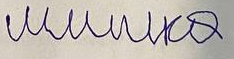
#> input picture train/img_0000_frag_0001.png, 234 x 59 px; its folder holds only this picture in this run
$ python preproc.py
#> lines starting #> are read from the running program, lines starting #| are printed output that depends on the picture; after the words box and inside, x2 and y2 are one past the last pixel; in counts of white or black regions, pixels touching at a corner belong together
from PIL import Image, ImageOps, ImageEnhance, ImageFilter
import os
import numpy as np


def preprocess_images(
        input_folder: str,
        output_folder: str,
        resize: tuple = None,
        grayscale: bool = False,
        contrast: float = 1.0,
        brightness: float = 1.0,
        sharpness: float = 1.0,
        border: int = 0,
        threshold: int = -1,
        denoise: bool = False,
        filename_prefix: str = 'prep_'
):
    """
    Предобрабатывает изображения в папке с заданными параметрами

    Параметры:
    input_folder - папка с исходными изображениями
    output_folder - папка для сохранения обработанных изображений
    resize - новый размер (ширина, высота) или None
    grayscale - конвертировать в оттенки серого (True/False)
    contrast - коэффициент контрастности (0.0-3.0)
    brightness - коэффициент яркости (0.0-3.0)
    sharpness - коэффициент резкости (0.0-3.0)
    border - размер белой рамки в пикселях
    threshold - порог бинаризации (0-255), -1 = не применять
    denoise - применять удаление шумов (True/False)
    filename_prefix - префикс для имен новых файлов
    """
#> called with input_folder = 'train', output_folder = 'train_prep', grayscale = True, contrast = 1.5, brightness = 1.2, sharpness = 2, border = 10, threshold = 180
    # Создаем папку для результатов, если ее нет
    os.makedirs(output_folder, exist_ok=True)

    # Проверка корректности параметров
    if contrast < 0 or contrast > 3:
        raise ValueError("Контрастность должна быть между 0.0 и 3.0")

    if brightness < 0 or brightness > 3:
        raise ValueError("Яркость должна быть между 0.0 и 3.0")

    if sharpness < 0 or sharpness > 3:
        raise ValueError("Резкость должна быть между 0.0 и 3.0")

    if border < 0 or border > 100:
        raise ValueError("Размер рамки должен быть между 0 и 100 пикселями")

    if threshold not in range(-1, 256):
        raise ValueError("Порог бинаризации должен быть между 0 и 255 или -1")

    # Обработка всех изображений в папке
    for filename in os.listdir(input_folder):
        if filename.lower().endswith(('.png', '.jpg', '.jpeg', '.bmp')):
            # Загрузка изображения
            img_path = os.path.join(input_folder, filename)
            image = Image.open(img_path)
#> image is the input picture: PIL image 234x59 RGB; mean R, G, B 192.6, 186, 179.5

            # Конвертация в RGB для обработки
            if image.mode != 'RGB':
                image = image.convert('RGB')

            # Изменение размера
            if resize is not None:
                image = image.resize(resize, resample=Image.LANCZOS)

            # Конвертация в оттенки серого
            if grayscale:
                image = image.convert('L')
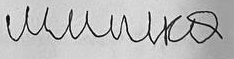
#> image: PIL image 234x59 L; min 1, max 253, mean 187.2

            # Управление контрастностью
            if contrast != 1.0:
                enhancer = ImageEnhance.Contrast(image)
                image = enhancer.enhance(contrast)
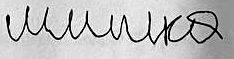
#> image: PIL image 234x59 L; min 0, max 255, mean 189.3

            # Управление яркостью
            if brightness != 1.0:
                enhancer = ImageEnhance.Brightness(image)
                image = enhancer.enhance(brightness)
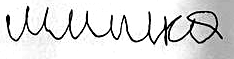
#> image: PIL image 234x59 L; min 0, max 255, mean 220

            # Управление резкостью
            if sharpness != 1.0:
                enhancer = ImageEnhance.Sharpness(image)
                image = enhancer.enhance(sharpness)
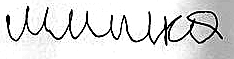
#> image: PIL image 234x59 L; min 0, max 255, mean 220

            # Добавление рамки
            if border > 0:
                image = ImageOps.expand(image, border=border, fill='white')
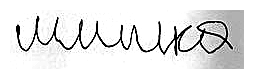
#> image: PIL image 254x79 L; min 0, max 255, mean 230.9

            # Бинаризация (черно-белое преобразование)
            if threshold > -1:
                if image.mode != 'L':
                    image = image.convert('L')
                image = image.point(lambda p: 255 if p > threshold else 0)
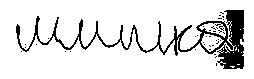
#> image: PIL image 254x79 L; 88.1% white; 37 black regions (36 under 20 px), largest, box (x1, y1, x2, y2) and area: (16, 10, 244, 69) 2318

            # Удаление шумов
            if denoise:
                image = image.filter(ImageFilter.MedianFilter(size=3))
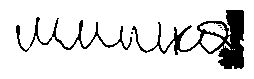
#> image: PIL image 254x79 L; 88.1% white; 6 black regions (4 under 20 px), largest, box (x1, y1, x2, y2) and area: (132, 10, 244, 69) 1768, (16, 17, 132, 52) 601

            # Сохранение результата
            new_filename = f"{filename_prefix}{filename}"
            output_path = os.path.join(output_folder, new_filename)

            # Сохраняем в том же формате, что оригинал
            if filename.lower().endswith('.png'):
                image.save(output_path, format='PNG')
            else:
                image.save(output_path, format='JPEG', quality=95)

            print(f"Обработано: {filename} -> {new_filename}")


# Пример использования
if __name__ == "__main__":
    # Настройки препроцессинга (можно менять)
    INPUT_FOLDER = "train"  # Папка с исходными изображениями
    OUTPUT_FOLDER = "train_prep"  # Папка для обработанных изображений
    RESIZE = None  # Новый размер или None
    GRAYSCALE = True  # Конвертировать в оттенки серого
    CONTRAST = 1.5 # Усиление контрастности
    BRIGHTNESS = 1.2  # Усиление яркости
    SHARPNESS = 2.0 # Усиление резкости
    BORDER =10  # Размер белой рамки
    THRESHOLD = 180  # Порог бинаризации (-1 = не применять)
    DENOISE = True  # Удалить шумы
    FILENAME_PREFIX = ""  # Префикс для новых файлов

    preprocess_images(
        input_folder=INPUT_FOLDER,
        output_folder=OUTPUT_FOLDER,
        resize=RESIZE,
        grayscale=GRAYSCALE,
        contrast=CONTRAST,
        brightness=BRIGHTNESS,
        sharpness=SHARPNESS,
        border=BORDER,
        threshold=THRESHOLD,
        denoise=DENOISE,
        filename_prefix=FILENAME_PREFIX
    )

$ run again, on train/img_0000_frag_0007.png
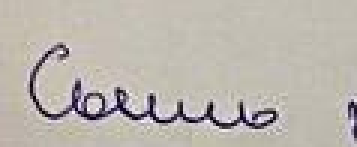
#> input picture train/img_0000_frag_0007.png, 119 x 49 px (shown 3 times larger)
#> in preprocess_images, image is the input picture: PIL image 119x49 RGB; mean R, G, B 187.7, 182, 174.2
#> in preprocess_images, `image = image.point(lambda p: 255 if p > threshold else 0)`:
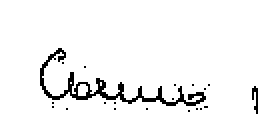
#> image: PIL image 139x69 L (shown 2 times larger); 95.9% white; black in thin lines or dots, all inside (x1, y1, x2, y2) = (20, 24, 129, 57)
#> in preprocess_images, `image = image.filter(ImageFilter.MedianFilter(size=3))`:
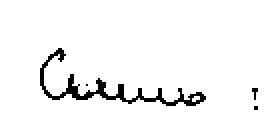
#> image: PIL image 139x69 L (shown 2 times larger); 96.2% white; black in thin lines or dots, all inside (x1, y1, x2, y2) = (20, 24, 129, 55)

$ run again, on train/img_0000_frag_0008.png
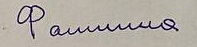
#> input picture train/img_0000_frag_0008.png, 197 x 47 px
#> in preprocess_images, image is the input picture: PIL image 197x47 RGB; mean R, G, B 178.2, 171.9, 164.5
#> in preprocess_images, `image = image.point(lambda p: 255 if p > threshold else 0)`:
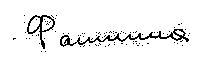
#> image: PIL image 217x67 L; 94.7% white; black in thin lines or dots, all inside (x1, y1, x2, y2) = (13, 15, 190, 52)
#> in preprocess_images, `image = image.filter(ImageFilter.MedianFilter(size=3))`:
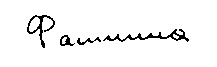
#> image: PIL image 217x67 L; 95.5% white; black in thin lines or dots, all inside (x1, y1, x2, y2) = (27, 15, 189, 48)

$ run again, on train/img_0000_frag_0009.png
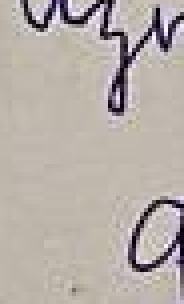
#> input picture train/img_0000_frag_0009.png, 46 x 76 px (shown 4 times larger)
#> in preprocess_images, image is the input picture: PIL image 46x76 RGB; mean R, G, B 182.3, 173.8, 168.1
#> in preprocess_images, `image = image.filter(ImageFilter.MedianFilter(size=3))`:
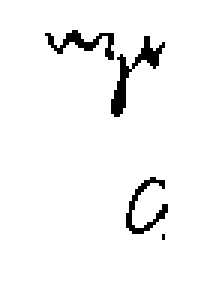
#> image: PIL image 66x96 L (shown 3 times larger); 95.6% white; black in thin lines or dots, all inside (x1, y1, x2, y2) = (15, 10, 56, 80)
